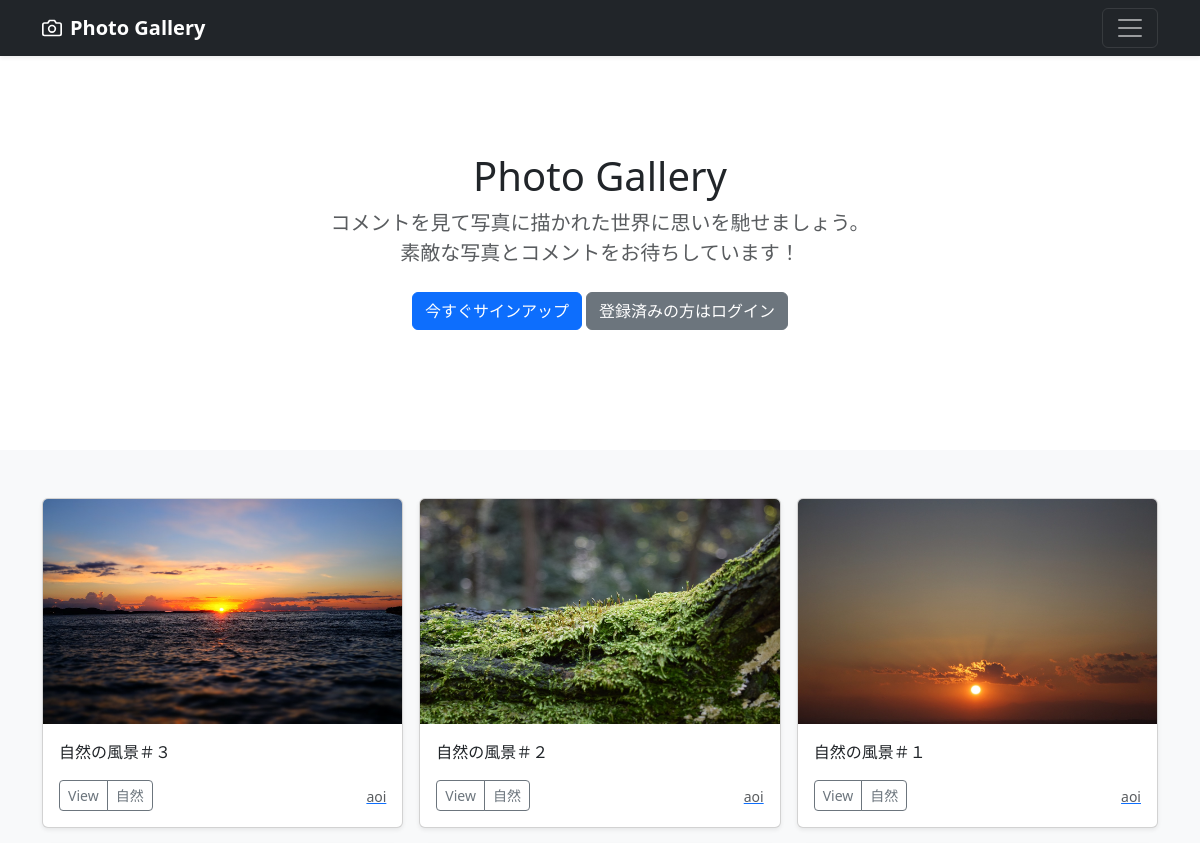
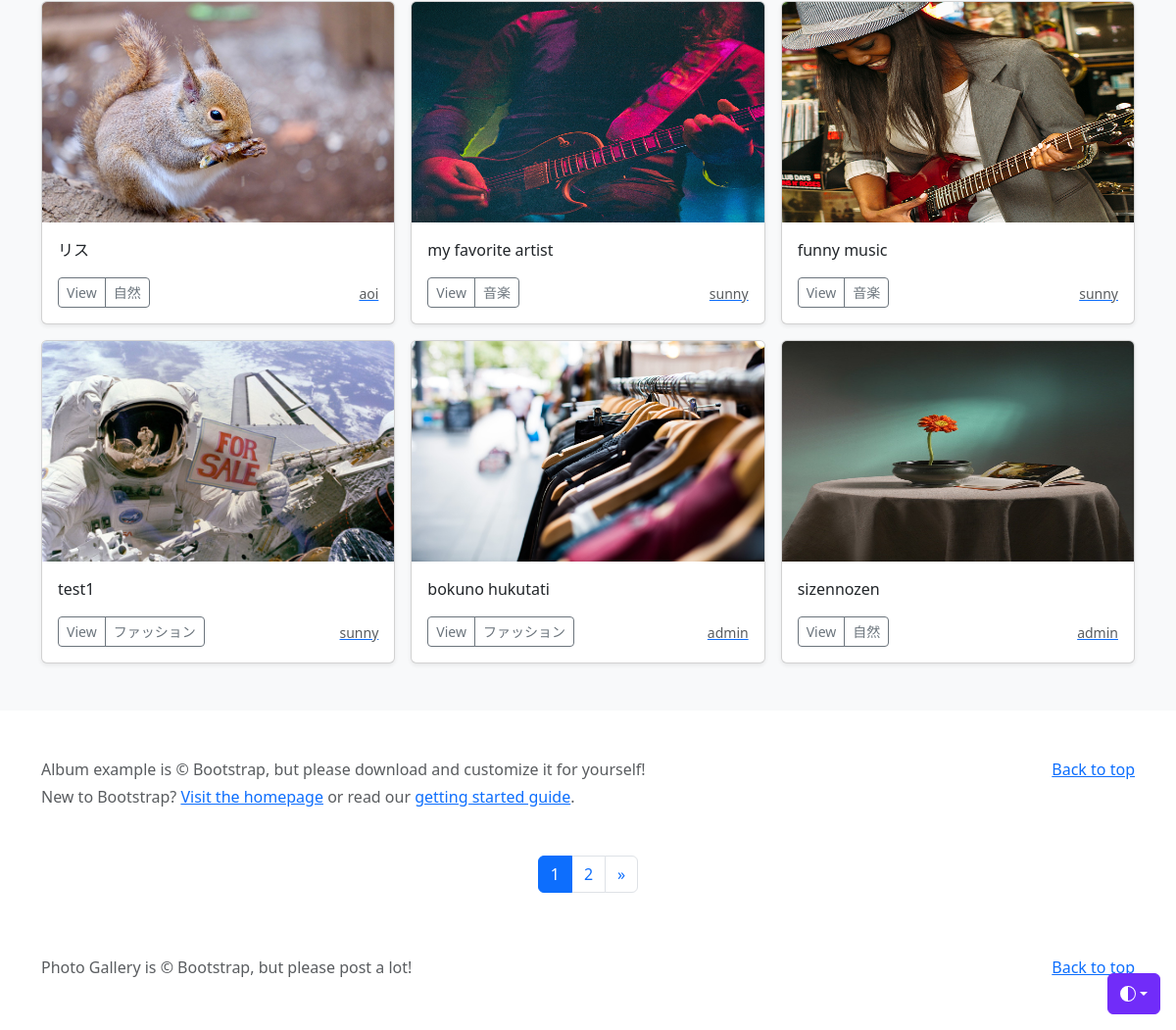
The page / on the database its author committed (2 pictures, top to bottom).
### photo/models.py (models this page shows, shortened)
class PhotoPost(models.Model):
    user = models.ForeignKey(
        CustomUser,
        verbose_name='ユーザー',
        on_delete= models.CASCADE
    )
    category = models.ForeignKey(
        Category,
        verbose_name='カテゴリ',
        on_delete=models.PROTECT
    )
    title = models.CharField(
        verbose_name='タイトル',
        max_length=200
    )
    comment = models.TextField(
        verbose_name='コメント'
    )
    image1 = models.ImageField(
        verbose_name='イメージ１',
        upload_to='photos'
    )
    image2 = models.ImageField(
        verbose_name='イメージ２',
        upload_to= 'photos',
        blank=True,
        null=True,
    )
    posted_at = models.DateTimeField(
        verbose_name='投稿日時',
        auto_now_add=True
    )

class Category(models.Model):
    title = models.CharField(
        verbose_name='カテゴリ',
        max_length=20
    )

### accounts/models.py (models this page shows)
class CustomUser(AbstractUser):
    pass

### photo/views.py (the view)
# urls.py: path('', views.IndexView.as_view(), name='index'),
class IndexView(ListView):
    template_name ='index.html'
    queryset = PhotoPost.objects.order_by('-posted_at')
    paginate_by = 9

### photo/templates/index.html (shortened to what this page needs)
{% extends 'base.html' %}
    {% block contents %}
    {% include "photos_title.html" %}
    {% include "photos_list.html" %}
    {% include 'pagination.html' %}
    {% endblock %}

### photo/templates/photos_list.html (shortened to what this page needs)
  <div class="album py-5 bg-light">
    <div class="container">
      <div class="row row-cols-1 row-cols-sm-2 row-cols-md-3 g-3">
        {% for record in object_list %}
        <div class="col">
          <div class="card shadow-sm">
            <img src="{{ record.image1.url }}"class="bd-placeholder-img card-img-top"width="100%" height="225"xmlns="http://www.w3.org/2000/svg"role="img" aria-label="Placeholder: Thumbnail"preserveAspectRatio="xMidYMid slice"focusable="false"><title>Placeholder</title><rect width="100%" height="100%" fill="#55595c"/></img>
            <div class="card-body">
              <p class="card-text">{{ record.title }}</p>
              <div class="d-flex justify-content-between align-items-center">
                <div class="btn-group">
                  <button type="button" class="btn btn-sm btn-outline-secondary" onclick="location.href='{% url "photo:photo_detail" record.pk %}'">View</button>
                  <button type="button" class="btn btn-sm btn-outline-secondary" onclick="location.href='{% url "photo:photos_cat" category=record.category.id %}'">{{ record.category.title}}</button>
                </div>
                <a href='{% url "photo:user_list" user=record.user.id %}'><small class="text-muted">{{ record.user.username }}</small></a>
              </div>
            </div>
          </div>
        </div>
        {% endfor %}
      </div>
    </div>
</main>
<footer class="text-body-secondary py-5">
  <div class="container">
    <p class="float-end mb-1">
      <a href="#">Back to top</a>
    </p>
    <p class="mb-1">Album example is &copy; Bootstrap, but please download and customize it for yourself!</p>
    <p class="mb-0">New to Bootstrap? <a href="/">Visit the homepage</a> or read our <a href="../getting-started/introduction/">getting started guide</a>.</p>
  </div>
</footer>
    </body>
</html>

### photo/templates/base.html (style rules this page uses)
.bd-placeholder-img { font-size: 1.125rem; text-anchor: middle; -webkit-user-select: none; -moz-user-select: none; user-select: none; }

### rows shown on the page
PhotoPost: image1 (picture), title "自然の風景＃３", category "自然", user.username "aoi"
PhotoPost: image1 (picture), title "自然の風景＃２", category "自然", user.username "aoi"
PhotoPost: image1 (picture), title "自然の風景＃１", category "自然", user.username "aoi"
PhotoPost: image1 (picture), title "リス", category "自然", user.username "aoi"
PhotoPost: image1 (picture), title "my favorite artist", category "音楽", user.username "sunny"
PhotoPost: image1 (picture), title "funny music", category "音楽", user.username "sunny"
PhotoPost: image1 (picture), title "test1", category "ファッション", user.username "sunny"
PhotoPost: image1 (picture), title "bokuno hukutati", category "ファッション", user.username "admin"
PhotoPost: image1 (picture), title "sizennozen", category "自然", user.username "admin"

### other values the page prints
{{ num }} "1"
{{ num }} "2"
